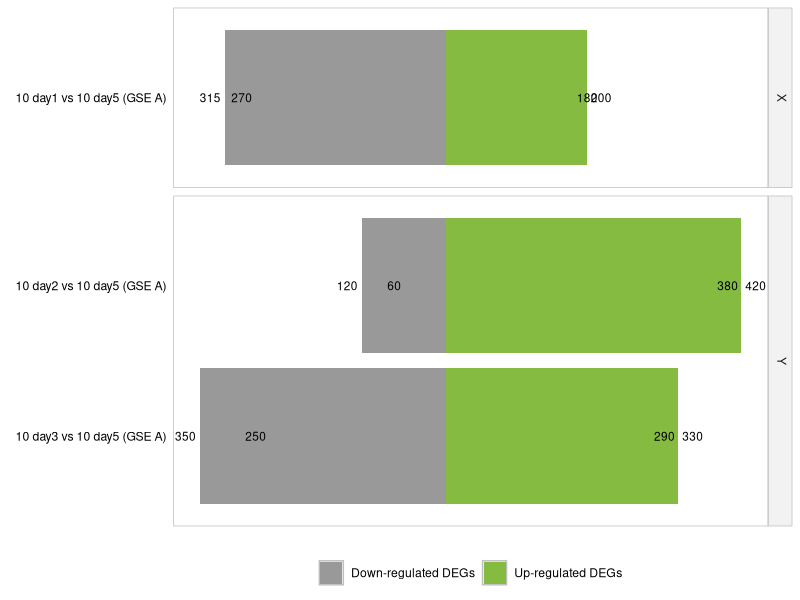
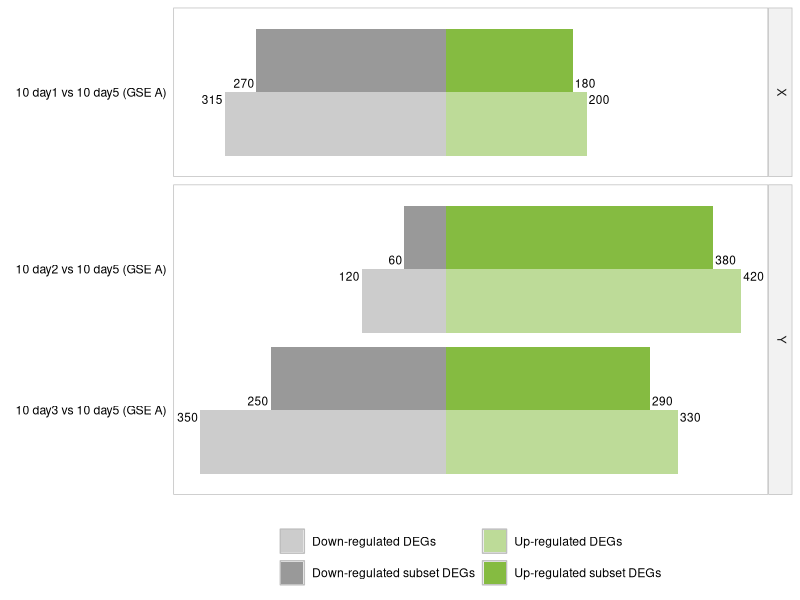
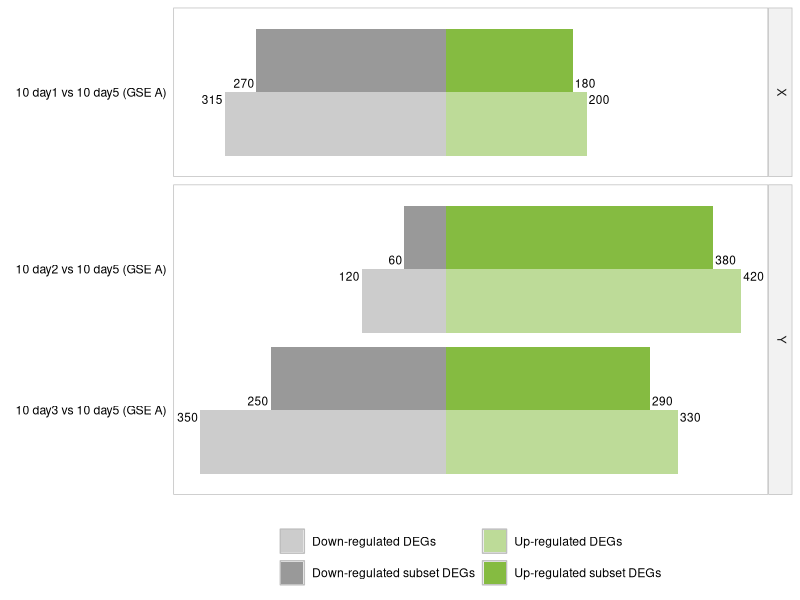
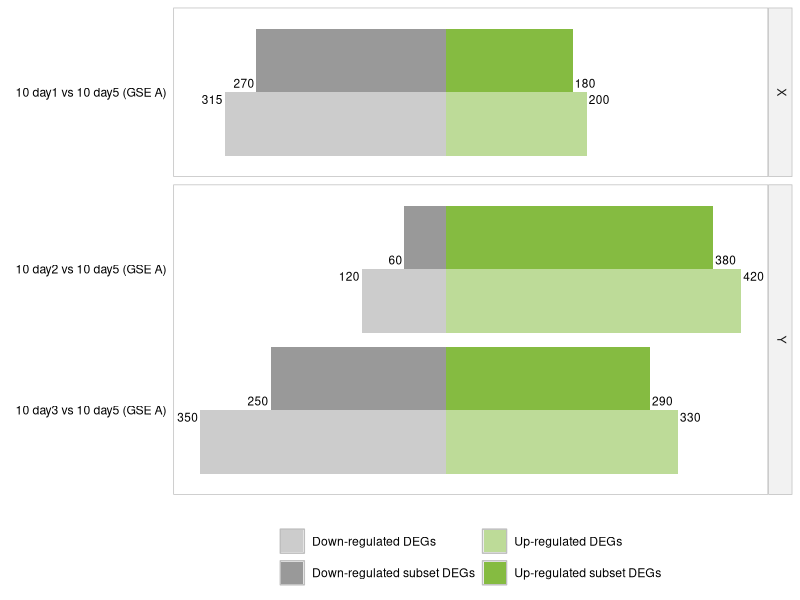

Here is the R script that generated these plots, in order:
# Diverging bars plot
# Reference:
# https://www.r-bloggers.com/2018/05/diverging-bar-charts-plotting-variance-with-ggplot2/
# Written by Julia N. Usuda 
# https://github.com/JNUsuda/

# An R script for a diverging bars (butterfly) plot.
# For only total DEGs (separated by up and downregulation), 
#  use first excel sheet and the first ggplot().  
# For total DEGs and subset DEGs  (separated by up and downregulation), 
#  use second excel sheet and the secong ggplot().
# Adjust settings (plot size, filename) before saving.

library(tidyverse)
library(ggplot2)
library(readxl) # to read from excel
library(reshape) # to melt dataframe
library(svglite) # to export as .svg

# import table
## !!! for only DEGs:
tabela <- read_excel("./tabela_diverging_bars.xlsx", sheet = 1)
## !!! for DEGs and subset:
tabela <- read_excel("./tabela_diverging_bars.xlsx", sheet = 2)

tabela1 <- reshape::melt(as.data.frame(tabela), id.vars = c("Names", "Classification"), variable_name = "Type")
tabela1 <- tidyr::separate(tabela1, Type, sep = "_", into = c("Type", "UPDOWN"))

# set order 
neworder <- rev(unique(tabela$Names))
tabela_final <- dplyr::arrange(transform(tabela1, Names=factor(Names,levels=neworder)), Names)

# !!! plot for only total DEGs:
## skip to bottom to save
ggplot(data = tabela_final) +
  #downregulated total DEGs, and labels
  geom_bar(data = subset(tabela_final, (UPDOWN == "DOWN")), 
           position = position_dodge(), stat = "identity", 
           aes(fill = paste(UPDOWN), y = -value, x = Names),
           alpha = 1, width = 0.9) +
  geom_text(data = subset(tabela_final, (UPDOWN == "DOWN")),
            aes(y = -value, x = Names, label = value, hjust = 1.2),
            size = 3) +
  #upregulated total DEGs, and labels
  geom_bar(data = subset(tabela_final, (UPDOWN == "UP")), 
           position = position_dodge(), stat = "identity", 
           aes(fill = paste(UPDOWN), y = value, x = Names), 
           alpha = 1, width = 0.9)+
  geom_text(data = subset(tabela_final, (UPDOWN == "UP")),
            aes(y = value, x = Names, label = value, hjust = - 0.2),
            size = 3) +
  theme(legend.position = "bottom", 
        legend.title =  element_blank(),
        axis.ticks = element_blank(),
        axis.text.x = element_blank(), 
        axis.text.y = element_text(color = "black"),
        panel.background = element_rect( fill = "white", color = "grey"),
        panel.grid = element_blank(),
        strip.text.y = element_text(vjust = 1, hjust = 0.5), 
        strip.background = element_rect(colour="grey", fill="gray95")) +
  labs(x = element_blank(), y = element_blank()) +
  coord_flip() +
  facet_grid(rows = vars(Classification), scale = "free_y", space = "free_y") +
  scale_fill_manual(values=c("#999999", "#85bb41"),
                    labels = c("Down-regulated DEGs", "Up-regulated DEGs")) 


# !!! plot por DEGs and DEGs subset:
ggplot(data = tabela_final) +
  #downregulated total DEGs and downregulated subset DEGs, and labels
  geom_bar(data = subset(tabela_final, (UPDOWN == "DOWN")), 
           position = position_dodge(), stat = "identity", 
           aes(fill = paste(UPDOWN, Type), y = -value, x = Names),
           alpha = 1, width = 0.9)+
  geom_text(data = subset(tabela_final, (UPDOWN == "DOWN")),
            aes(y = -value, x = Names, label = value, hjust = 1.1, 
                vjust =  ifelse(test = (Type == "subset"), yes = -0.5, no = 1.3)),
            size = 3) +
  #upregulated total DEGs and upregulated subset DEGs, and labels
  geom_bar(data = subset(tabela_final, (UPDOWN == "UP")), 
           position = position_dodge(), stat = "identity", 
           aes(fill = paste(UPDOWN, Type), y = value, x = Names), 
           alpha = 1, width = 0.9)+
  geom_text(data = subset(tabela_final, (UPDOWN == "UP")),
            aes(y = value, x = Names, label = value, hjust = -0.1, 
                vjust =  ifelse(test = (Type == "subset"), yes = -0.5, no = 1.3)),
            size = 3) +
  theme(legend.position = "bottom", 
        legend.title =  element_blank(),
        axis.ticks = element_blank(),
        axis.text.x = element_blank(), 
        axis.text.y = element_text(color = "black"),
        panel.background = element_rect( fill = "white", color = "grey"),
        panel.grid = element_blank(),
        strip.text.y = element_text(vjust = 1, hjust = 0.5), 
        strip.background = element_rect(colour="grey", fill="gray95")) +
  labs(x = element_blank(), y = element_blank()) +
  coord_flip() +
  facet_grid(rows = vars(Classification), scale = "free_y", space = "free_y") +
  scale_fill_manual(values=c("#cccccc","#999999", "#bddb98", "#85bb41"),
                    labels = c("Down-regulated DEGs", "Down-regulated subset DEGs", 
                               "Up-regulated DEGs", "Up-regulated subset DEGs")) +
  guides(fill = guide_legend(nrow = 2, byrow = F)) 


# !!! set width and height before exporting 
# !!! WARNING: overwrites files with same filename
#png:
ggsave(filename = "bars_DEGs.png", path = "./", width = 2900, height = 2200, 
       units = "px", dpi = 300, device = "png", scale = 1)
#svg:
ggsave(filename = "bars_DEGs.svg", path = "./", width = 2900, height = 2200, 
       units = "px", device = "svg", scale = 1)
